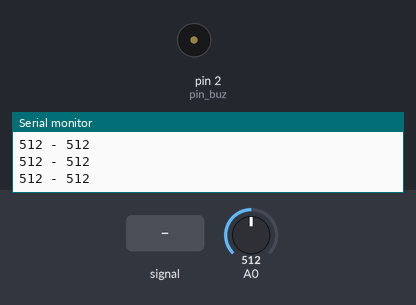
Simulated run of this sketch. Board: Arduino Uno, built with avr-gcc and run on an emulated ATmega328P. Shown: buzzer (waves = sounding), the last lines printed to the serial monitor. Inputs (shaded band) come from the test bench; at power-on: A0 = 512.

Above: at 1.2 s.
1.3 s: A0 fed a 2 Hz sine of ±306 counts around its level
4.3 s: A0 fed a 200 Hz sine of ±81 counts around its level
At 5.3 s:
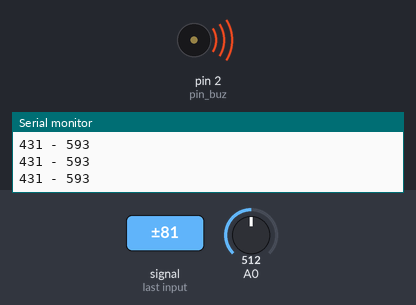
5.8 s: A0 set to 716
At 7.0 s:
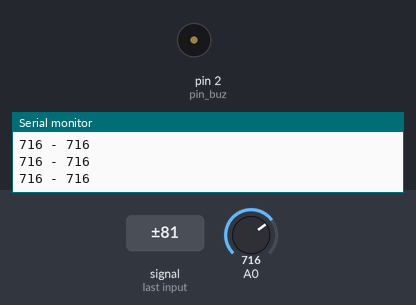
7.3 s: A0 set to 485
8.8 s: A0 set to 466
10.3 s: A0 set to 517
11.8 s: A0 set to 538
Timing chart, 0 to 14.3 s (numbered marks = the images above; inputs shaded):
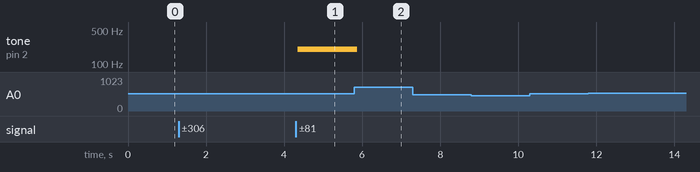

Measured:
- after the input at 4.3 s, tone on pin 2 (pin_buz): silent → 200 Hz after 0.05 s
- after the input at 5.8 s, tone on pin 2 (pin_buz): 200 Hz → silent after 0.07 s

The sketch:

02_sound_passthrough_diffusion.ino
```cpp
/* Program gets sound from microphone (A0)
  and immediately outputs it to buzzer (pin 2) using threshold+decay diffusion algorithm,
  see "sound_tests/12_PolyphonyMega_diffusion_thresholding" for the details on this
  Can be used for electo-guitar connection too.

  This is simpler than synths because don't uses timer interrupts.

  Controller: Arduino Uno or Nano

  ----------------------------------------
  Connection
  ----------------------------------------
  1) Microphone:
  Take microphone unit for Arduino:
  connect it to Gnd, 5V, and output signal connect to A0.

  2) Trimmer resistor for pulling-up microphone:
  Note, that microphone unit gives -2.5V...2.5V output,
  so to digitize signal carefully we need to pull up it to 0..5V range for A0.
  As a solution, I use compact 10KOm trimmer resistor,
  connect left and right pins to Gnd, 5V, and output to A0 too.
  Next, I adjust trimmer resistor to obtain 2.5V when Mic is in a silence (or, equally, 512 on A0).
  Now microphone outputs 0..5V to A0!

  3) Buzzer (or audio output) to pin 2.

  ----------------------------------------
  Programming details
  ----------------------------------------
  By default Arduino ADC works on 8Khz - ok for us.
  But can speedup:
  https://www.instructables.com/Make-Your-Own-Spy-Bug-Arduino-Voice-Recorder/
  Recorder:
  https://github.com/TMRh20/TMRpcm
  http://microsin.net/programming/avr/real-time-digital-audio-processing-using-arduino.html

*/

const byte pin_buz = 2; //Buzzer pin

//--------------------------------------------------------------
void setup() {
  Serial.begin(500000);
  Serial.println("EndlessSynth Sound passtrough test (threshold+decay diffusion), v. 1.1 for Arduino Uno or Mega");
  Serial.println("Program gets sound from microphone (A0) and immediately outputs");
  Serial.println("it to buzzer (pin 2) using threshold+decay diffusion algorithm.");
  Serial.println("Note: please use trimmer resistor 10KOhm to move silence mic level to 2.5V (or, equally, 512 on A0)");

  //will be computed
  //Serial.print("Audio sample rate: "); Serial.println(audio_sample_rate);

  pinMode(pin_buz, OUTPUT); //activate buzzer

}

//--------------------------------------------------------------
//1-bit sound diffusion

long int sound_value = 0;
const int diff_step = //kind of threshold for sound
  50; //70; //127;    //just 127 - to make polyphony sounding more "phatty"

const int diff_keep = 32; //50;  //decaying diffusion in 0..128, 0 - no diffusion, 1 - keep all diffusion
const int diff_keep_denom = 128; //denominator for diff_keep;

//threshold for switching buzzer, must be so that not to allow "silence beep"
//Note: formula may be not so good, need adjustment between sensitive but beep and no beep but no sensitive.
const int thresh_sound = ((long int) diff_step + 1) * diff_keep / (diff_keep_denom) + 1;

//--------------------------------------------------------------
void loop() {

  //run loop to measure time and deduce sample rate
  int n = 1000;
  int v;
  int vmin = 1023;
  int vmax = 0;
  unsigned long time0 = micros();
  for (int i = 0; i < n; i++) {
    //get sample
    sound_value = sound_value * diff_keep / 128;  //decaying diffusion
    v = analogRead(A0);

    sound_value += (v >> 2) - 128; //0..1023 -> 0..255 -> -128..127
    //output
    if (sound_value >= thresh_sound) {
      digitalWrite(pin_buz, HIGH); //buzzer ON
      sound_value -= diff_step;       //diffusion propagation
    }
    else {
      if (sound_value <= -thresh_sound) {
        digitalWrite(pin_buz, LOW); //buzzer OFF;
        sound_value += diff_step;       //diffusion propagation
      }
    }

    //compute range
    vmin = min(vmin, v);
    vmax = max(vmax, v);

    //delay
    //delayMicroseconds(10);
    //Need to adjust delay to achieve 8000Hz rate - this is default rate of Arduino ADC
    //Though, it can be increased.

  }

  //estimate sample rate, runs once
  static byte was_measured = 0;
  if (!was_measured) {
    was_measured = 1;
    unsigned long delta = micros() - time0;
    long int audio_sample_rate = 1000000.0 * n / delta;
    Serial.print("Computed audio sample rate: "); Serial.println(audio_sample_rate);
  }

  //debug print of the range - use for setting up trimmer resistor so it print 512
  Serial.print(vmin); Serial.print(" - "); Serial.println(vmax);

}
```
